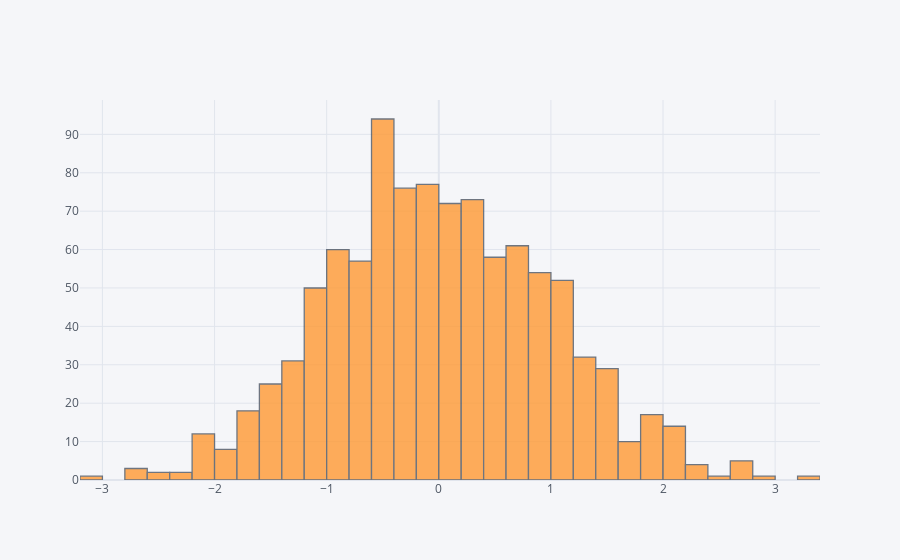

This figure's notebook cell:
### Code cell
df['A'].iplot(kind='hist')

### Figure 1 — Plotly figure (JSON) as saved in the notebook; plotly's stock layout.template omitted (floating-point values rounded to 4 significant figures; data arrays with more than 128 entries replaced by an {"elided": "..."} marker saying what was removed)
{"data": [{"histfunc": "count", "histnorm": "", "marker": {"color": "rgba(255, 153, 51, 1.0)", "line": {"color": "#4D5663", "width": 1.3}}, "name": "A", "opacity": 0.8, "orientation": "v", "type": "histogram", "x": {"elided": "1000 float values"}}], "layout": {"barmode": "overlay", "legend": {"bgcolor": "#F5F6F9", "font": {"color": "#4D5663"}}, "paper_bgcolor": "#F5F6F9", "plot_bgcolor": "#F5F6F9", "title": {"font": {"color": "#4D5663"}}, "xaxis": {"gridcolor": "#E1E5ED", "showgrid": true, "tickfont": {"color": "#4D5663"}, "title": {"font": {"color": "#4D5663"}, "text": ""}, "zerolinecolor": "#E1E5ED"}, "yaxis": {"gridcolor": "#E1E5ED", "showgrid": true, "tickfont": {"color": "#4D5663"}, "title": {"font": {"color": "#4D5663"}, "text": ""}, "zerolinecolor": "#E1E5ED"}}}
